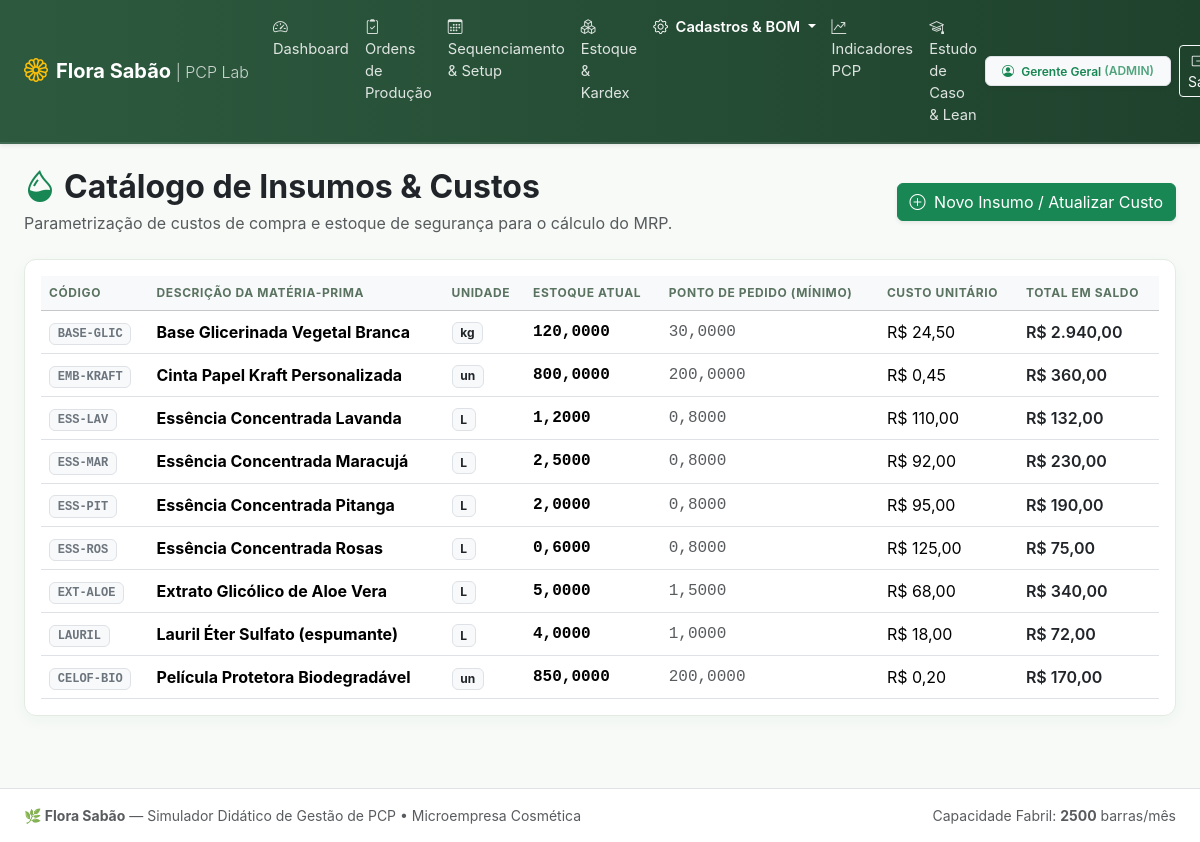
/pages/insumos.php (signed in), run on the app's committed database.
### tables this page shows
CREATE TABLE `insumos` (
    `id` INT AUTO_INCREMENT PRIMARY KEY,
    `codigo` VARCHAR(10) NOT NULL UNIQUE,
    `nome` VARCHAR(80) NOT NULL,
    `unidade` VARCHAR(10) NOT NULL,
     
    `estoque_atual` DECIMAL(10, 4) NOT NULL DEFAULT 0.0000,
    `estoque_minimo` DECIMAL(10, 4) NOT NULL DEFAULT 0.0000,
    `custo_unitario` DECIMAL(10, 2) NOT NULL DEFAULT 0.00
);

### pages/insumos.php (the view, shortened to what this page needs)
<?php
require_once __DIR__ . '/../config/database.php';
$insumos = $pdo->query("SELECT * FROM insumos ORDER BY nome ASC")->fetchAll();
require_once __DIR__ . '/../includes/header.php';
require_once __DIR__ . '/../includes/navbar.php';
?>
<div class="container-fluid px-4 pb-4">
    <div class="d-flex flex-column flex-md-row justify-content-between align-items-md-center gap-3 mb-4">
        <div>
            <h2 class="fw-bold mb-1 text-dark">
                <i class="bi bi-droplet-half text-success me-2"></i>Catálogo de Insumos & Custos
            </h2>
            <p class="text-muted mb-0">Parametrização de custos de compra e estoque de segurança para o cálculo do MRP.
            </p>
        </div>
        <div>
            <button class="btn btn-success shadow-sm" data-bs-toggle="modal" data-bs-target="#modalInsumo">
                <i class="bi bi-plus-circle me-1"></i> Novo Insumo / Atualizar Custo
            </button>
        </div>
    </div>
    <div class="card card-custom bg-white p-3">
        <div class="table-responsive">
            <table class="table table-hover align-middle mb-0">
                <thead class="table-light small text-uppercase">
                    <tr>
                        <th>Código</th>
                        <th>Descrição da Matéria-Prima</th>
                        <th>Unidade</th>
                        <th>Estoque Atual</th>
                        <th>Ponto de Pedido (Mínimo)</th>
                        <th>Custo Unitário</th>
                        <th>Total em Saldo</th>
                    </tr>
                </thead>
                <tbody>
                    <?php foreach ($insumos as $ins):
                        $total = (float) $ins['estoque_atual'] * (float) $ins['custo_unitario'];
                        ?>
                    <tr>
                        <td><span
                                class="badge bg-light text-secondary border font-monospace"><?= htmlspecialchars($ins['codigo']) ?></span>
                        </td>
                        <td><strong><?= htmlspecialchars($ins['nome']) ?></strong></td>
                        <td><span class="badge bg-light text-dark border"><?= $ins['unidade'] ?></span></td>
                        <td class="font-monospace fw-bold">
                            <?= number_format((float) $ins['estoque_atual'], 4, ',', '.') ?>
                        </td>
                        <td class="font-monospace text-muted">
                            <?= number_format((float) $ins['estoque_minimo'], 4, ',', '.') ?>
                        </td>
                        <td>R$ <?= number_format((float) $ins['custo_unitario'], 2, ',', '.') ?></td>
                        <td class="fw-semibold text-dark">R$ <?= number_format($total, 2, ',', '.') ?></td>
                    </tr>
                    <?php endforeach; ?>
                </tbody>
            </table>
        </div>
    </div>
</div>
<?php
require_once __DIR__ . '/../includes/footer.php';

### assets/css/style.css (style rules this page uses)
:root { --flora-primary: #2d5a3f; --flora-primary-hover: #234731; --flora-secondary: #4f772d; --flora-bg: #f7faf7; --flora-card-bg: #ffffff; --flora-accent: #eaf2eb; --flora-border: #e2ece3; --flora-text-main: #2b3a2f; }
body { background-color: var(--flora-bg); color: var(--flora-text-main); font-family: -apple-system, BlinkMacSystemFont, "Segoe UI", Roboto, "Helvetica Neue", Arial, sans-serif; min-height: 100vh; display: flex; flex-direction: column; }
.card-custom { background: var(--flora-card-bg); border: 1px solid var(--flora-border); border-radius: 12px; box-shadow: 0 4px 16px rgba(45, 90, 63, 0.04); transition: transform 0.2s ease, box-shadow 0.2s ease; }
.table thead th { font-size: 0.75rem; letter-spacing: 0.05em; color: #5a7361; font-weight: 700; }

### data on the page
insumos: codigo "BASE-GLIC", nome "Base Glicerinada Vegetal Branca", unidade "kg", estoque_atual "120,0000", estoque_minimo "30,0000", custo_unitario "24,50", total "2.940,00"
insumos: codigo "EMB-KRAFT", nome "Cinta Papel Kraft Personalizada", unidade "un", estoque_atual "800,0000", estoque_minimo "200,0000", custo_unitario "0,45", total "360,00"
insumos: codigo "ESS-LAV", nome "Essência Concentrada Lavanda", unidade "L", estoque_atual "1,2000", estoque_minimo "0,8000", custo_unitario "110,00", total "132,00"
insumos: codigo "ESS-MAR", nome "Essência Concentrada Maracujá", unidade "L", estoque_atual "2,5000", estoque_minimo "0,8000", custo_unitario "92,00", total "230,00"
insumos: codigo "ESS-PIT", nome "Essência Concentrada Pitanga", unidade "L", estoque_atual "2,0000", estoque_minimo "0,8000", custo_unitario "95,00", total "190,00"
insumos: codigo "ESS-ROS", nome "Essência Concentrada Rosas", unidade "L", estoque_atual "0,6000", estoque_minimo "0,8000", custo_unitario "125,00", total "75,00"
insumos: codigo "EXT-ALOE", nome "Extrato Glicólico de Aloe Vera", unidade "L", estoque_atual "5,0000", estoque_minimo "1,5000", custo_unitario "68,00", total "340,00"
insumos: codigo "LAURIL", nome "Lauril Éter Sulfato (espumante)", unidade "L", estoque_atual "4,0000", estoque_minimo "1,0000", custo_unitario "18,00", total "72,00"
insumos: codigo "CELOF-BIO", nome "Película Protetora Biodegradável", unidade "un", estoque_atual "850,0000", estoque_minimo "200,0000", custo_unitario "0,20", total "170,00"

### other printed values
$_SESSION['usuario_nome'] "Gerente Geral"
$_SESSION['usuario_perfil'] "ADMIN"
CAPACIDADE_MENSAL_BARRAS "2500"
